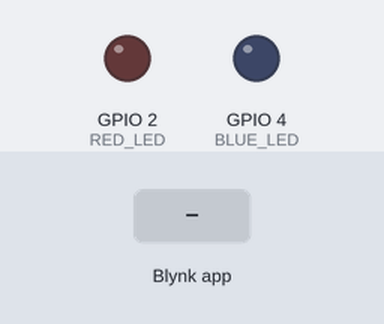
The sketch below on a simulated ESP32. On the bench: output pins drawn as LEDs (lit = HIGH). Inputs (shaded band) come from the test bench. WiFi joins after 1.5 s; servers stay silent unless stated; what the sketch prints to the serial monitor is not drawn.

Above: at 3.0 s.
3.1 s: Blynk app writes 1 to V0
At 4.2 s:
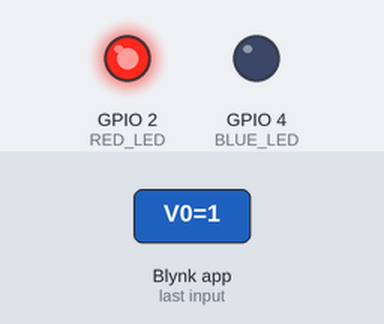
4.6 s: Blynk app writes 1 to V1
At 5.4 s:
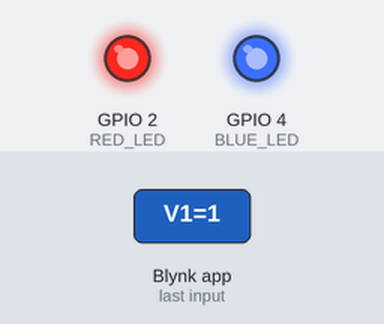
6.1 s: Blynk app writes 0 to V0
At 6.5 s:
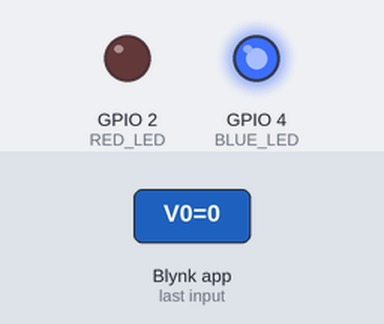
7.6 s: Blynk app writes 200 to V0
At 8.8 s:
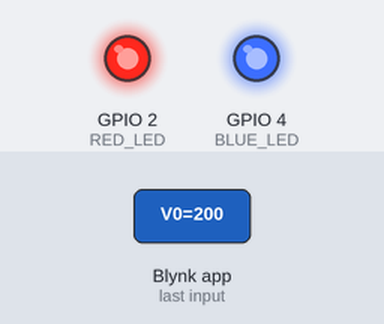
9.1 s: Blynk app writes 0 to V1
At 10.0 s:
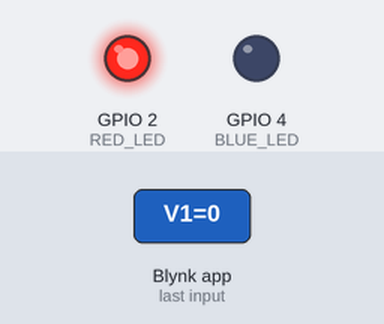
Timing chart, 0 to 11.6 s (numbered marks = the images above; inputs shaded):
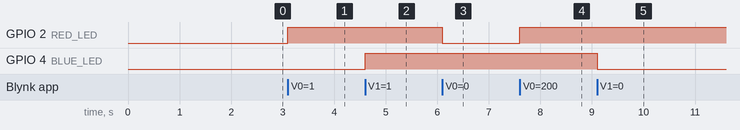

The sketch:

ESP32-IOT-BLYNK-LEDS.ino
```cpp
#define BLYNK_TEMPLATE_ID "TMPL2N5JbrAmS"
#define BLYNK_TEMPLATE_NAME "LEDCONTROL"
#define BLYNK_AUTH_TOKEN "irPmLO7UToZLkHy7HrvVjwl9BNRMsGzP"

#define BLYNK_PRINT Serial

#include <WiFi.h>
#include <WiFiClient.h>
#include <BlynkSimpleEsp32.h>

// Replace with your network credentials
const char* ssid     = "TP-Link_375D";
const char* password = "11862574";
char auth[] = BLYNK_AUTH_TOKEN;
int RED_LED = 2;
int BLUE_LED = 4;

void setup() {
  pinMode(RED_LED, OUTPUT);
  pinMode(BLUE_LED, OUTPUT);
  digitalWrite(RED_LED, LOW);
  digitalWrite(BLUE_LED, LOW);
  Serial.begin(115200);
  delay(10);
  WiFi.begin(ssid, password);
  while (WiFi.status() != WL_CONNECTED) {
    delay(500);
    Serial.print(".");
  }
  // Print local IP address and start web server
  Serial.println("");
  Serial.println("WiFi connected.");
  Serial.println("IP address: ");
  Serial.println(WiFi.localIP());
  Blynk.begin(auth,ssid,password);
}


void loop(){
   Blynk.run();
}

// Function to control LEDs based on virtual pin values
BLYNK_WRITE(V0) {
  int Value = param.asInt();
  digitalWrite(RED_LED, Value);
}

// Function to control LEDs based on virtual pin values
BLYNK_WRITE(V1) {
  int Value = param.asInt();
  digitalWrite(BLUE_LED, Value);
}
```

Measured:
- after the input at 3.1 s, GPIO 2 (RED_LED): LOW → HIGH at once
- after the input at 4.6 s, GPIO 4 (BLUE_LED): LOW → HIGH at once
- after the input at 6.1 s, GPIO 2 (RED_LED): HIGH → LOW at once
- after the input at 7.6 s, GPIO 2 (RED_LED): LOW → HIGH at once
- after the input at 9.1 s, GPIO 4 (BLUE_LED): HIGH → LOW at once
